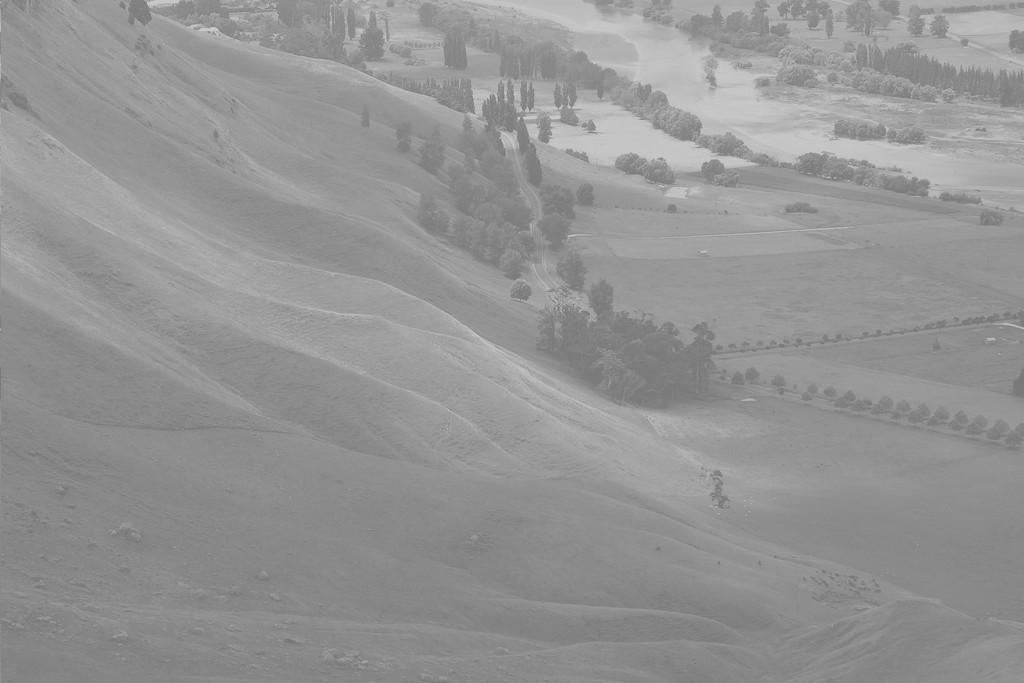
#> input picture exercises/images/valley.jpg, 1024 x 683 px
$ jupyter execute --allow-errors image_intensity_transformations.ipynb
#> lines starting #> are read from the running program, lines starting #| are printed output that depends on the picture; after the words box and inside, x2 and y2 are one past the last pixel; in counts of white or black regions, pixels touching at a corner belong together
# Image Intensity Transformation

*image preprocessing*, *histogram equalization*, *thresholding*

**Problem**

We want to transfrom the intensity of a given image by implement two methods.

**Method**

Histogram equalization is a method in image proceessing for contrast adjustment using the image histogram. It provides better quality of images without loss of any information. The idea is to transform the cdf of the intensity histogram into linear, uniform histogram. By doing so, the most frequent intensity values are streched out. Thus, areas of lower local contrast gains a higher contrast.

The method consists of:

1. Compute probability density function (pdf) of the image using histogram.
2. Compute cumulative distribution function (cdf).
3. Find transform: T= \textit{floor}(255 * \textit{cdf})
4. Transform the image by replacing the gray levels of the original image with the new values you have found in step 3.

Another way is histogram streching. Contrast Stretching and Histogram Equalization have the same goal: making the images to use entire range of values available to them. During histogram equalization the overall shape of the histogram changes, whereas in histogram stretching the overall shape of histogram remains same.

[cell 1]
import numpy as np
import pandas as pd
from math import floor
import scipy.ndimage as ndi
from PIL import Image, ImageOps
from sklearn.cluster import k_means
import math
from matplotlib import pyplot as plt
import matplotlib
matplotlib.rcParams['figure.figsize'] = (6, 4)

[cell 2]
# kernels
kernels = {
    'Gaussian': 1/16 * np.array([[1, 2, 1], [2, 4, 2], [1, 2, 1]]),
    'Laplacian': np.array([[0, -1, 0], [-1, 4, -1], [0, -1, 0]]),
    'Denoise': 1/9 * np.array([[1, 1, 1], [1, 1, 1], [1, 1, 1]]),
    'Sharpen': np.array([[-1, -1, -1], [-1, 9, -1], [-1, -1, -1]]),
    'Sobel': np.array([[1, 2, 1],[ 0, 0, 0],[-1, -2, -1]] )/8,
    'Prewitt': np.array([[-1, 0, 1],[ -1, 0, 1],[-1, 0, 1]] )
}

[cell 3]
# original image
image = plt.imread('images/valley.jpg')
#> image is the input picture: shape (683, 1024); min 114, max 212, mean 148

[cell 4]
def enhanceImageContrast(image, method='equalizaion', lmb=None):

    # view image
#> called with method = 'equalizaion'
    plt.imshow(image, cmap='gray')
    plt.show()

    # compute histogram of image intensities
    fig, ax = plt.subplots(1, 2, figsize=(10,3))
    fig.suptitle('Original image')
    bins = np.arange(0, 256, 1, dtype=int)
    b, bins, patches = ax[0].hist(image.ravel(), bins=bins, density=True)
#> b = 255 values, max 0.0433 at index 137, min 0 at index 0, mean 0.00392; bins = 256 values from 0 to 255; patches = 255 items
    cdf = np.cumsum(np.concatenate((b, np.zeros((1,)))))
#> cdf = 256 values from 0 to 1
    ax[1].plot(bins, cdf)
    plt.show()
#> figure, not shown here; panel 1: tallest bar 0.0433 high, from x = 137 to 138; panel 2: curve peaks at x = 212, y = 1

    # transformation
    image_new = np.zeros(image.shape)

    if method == 'equalizaion':
        T = np.floor(255 * cdf)
#> T = 256 values from 0 to 255
        for x in range(image_new.shape[0]):
            for y in range(image_new.shape[1]):
                image_new[x,y] = T[image[x,y]]
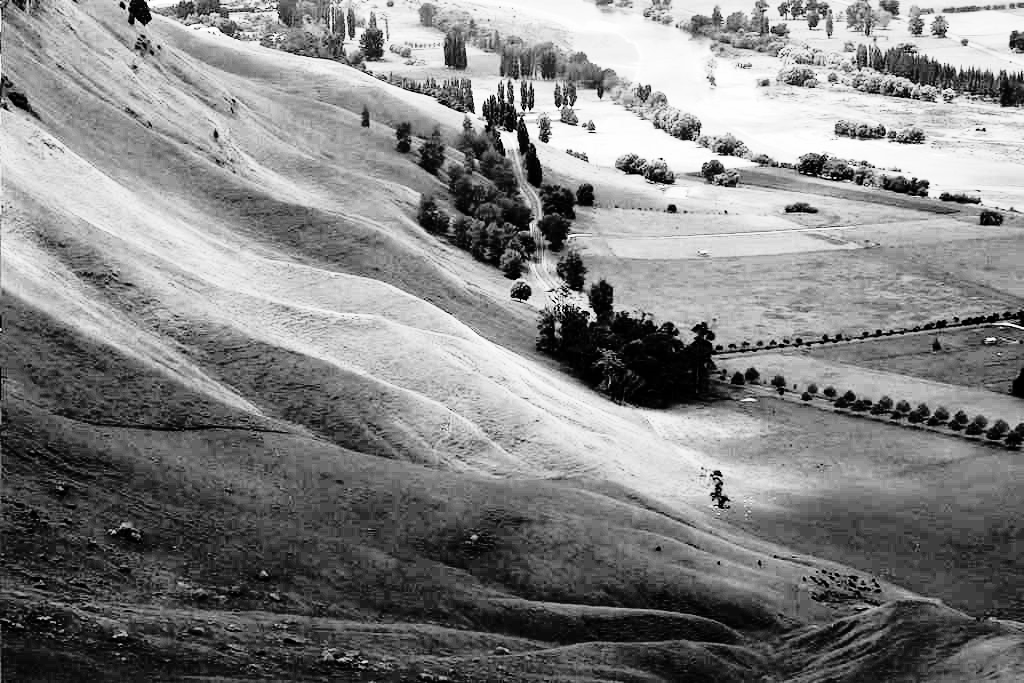
#> image_new: shape (683, 1024) float64; min 0, max 255, mean 130.1
    else:
        image_new = lmb * (image.astype(float) - np.min(image))/(np.max(image) - np.min(image))
        image_new = image_new.astype(int)

    plt.imshow(image_new, cmap='gray')
    plt.show()

    # view results
    fig, ax = plt.subplots(1, 2, figsize=(10,3))
    fig.suptitle('New image')
    bins = np.arange(0, 256, 1, dtype=int)
    b, bins, patches = ax[0].hist(image_new.ravel(), bins=bins, density=True)
#> b = 255 values, max 0.0433 at index 62, min 0 at index 4, mean 0.00392
    cdf = np.cumsum(np.concatenate((b, np.zeros((1,)))))
#> cdf = 256 values from 0.00232 to 1
    ax[1].plot(bins, cdf)
    plt.show()
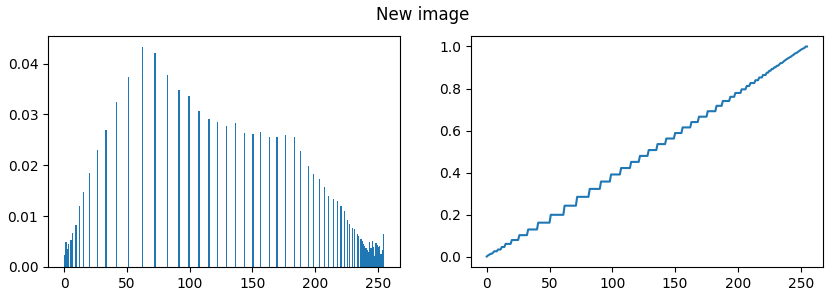
#> figure drawn by matplotlib, 2 panels; panel 1: tallest bar 0.0433 high, from x = 62 to 63; panel 2: curve peaks at x = 254, y = 1

### Method 1: Histogram equalization

[cell 5]
enhanceImageContrast(image, method='equalizaion')

### Method 2: Histogram streching

[cell 6]
enhanceImageContrast(image, method='streching', lmb=255)
#> call 2 of enhanceImageContrast, with method = 'streching', lmb = 255
#> in enhanceImageContrast (call 2), `b, bins, patches = ax[0].hist(image.ravel(), bins=bins, density=True)`: b = 255 values, max 0.0433 at index 137, min 0 at index 0, mean 0.00392
#> in enhanceImageContrast (call 2), `cdf = np.cumsum(np.concatenate((b, np.zeros((1,)))))`: cdf = 256 values from 0 to 1
#> in enhanceImageContrast (call 2), `image_new = lmb * (image.astype(float) - np.min(image))/(np.max(image)..`:
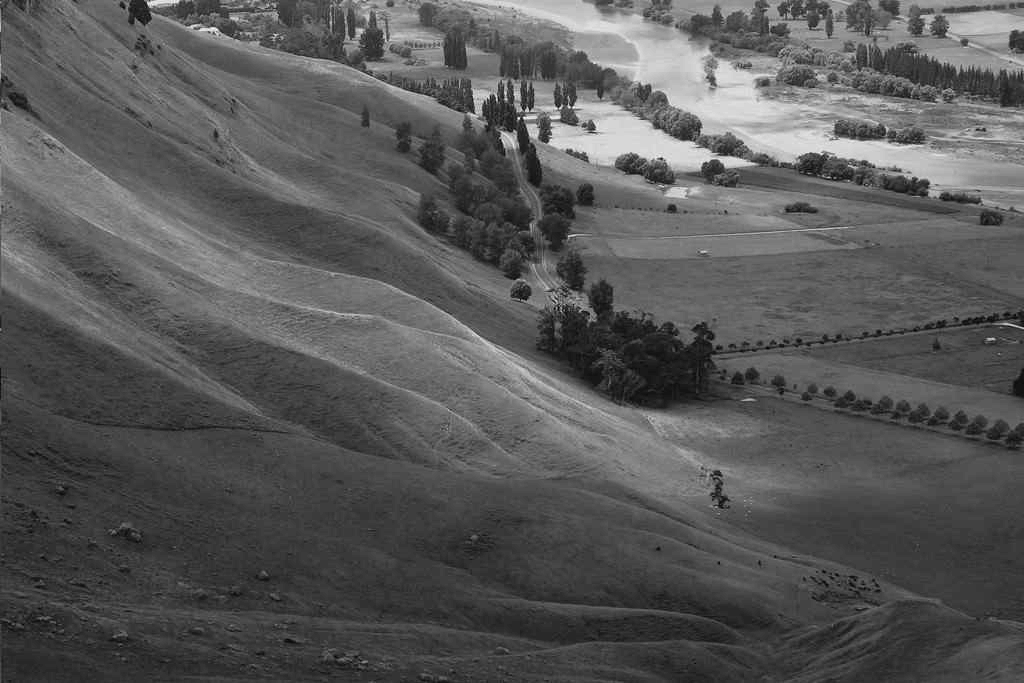
#> image_new: shape (683, 1024) float64; min 0, max 255, mean 88.5
#> in enhanceImageContrast (call 2), `b, bins, patches = ax[0].hist(image_new.ravel(), bins=bins, density=Tr..`: b = 255 values, max 0.0433 at index 59, min 0 at index 1, mean 0.00392
#> in enhanceImageContrast (call 2), `cdf = np.cumsum(np.concatenate((b, np.zeros((1,)))))`: cdf = 256 values from 2.86e-06 to 1

# Other transformations

Given an image, we will apply the following transformations:
1. Linear transformation: obtains the negative image, i.e. bright regions become dark, and dark regions become bright.
2. Log-transformation: expands the dark pixels in the image while compressing the brighter pixels
3. Thresholding: converts the image to black and white using a pre-defined threhsold for black or white
4. Histogram shift: changes the brightness of the image
5. Histogram stretch: stretches the histogram of the image so that it has contrast equivalent to lambda

[cell 7]
# read and show the image
image = Image.open('images/horse1-2.jpg')    # Open image as PIL image object
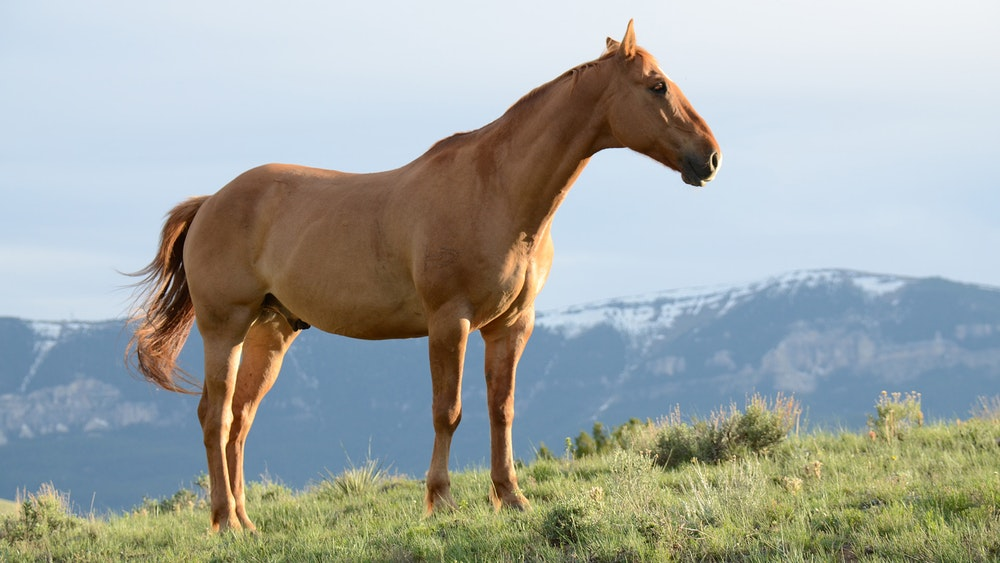
#> input picture exercises/images/horse1-2.jpg, 1000 x 563 px
#> image is the input picture: PIL image 1000x563 RGB; mean R, G, B 162.4, 167.7, 163.2
image

[cell 8]
# resize
print("Original size:", np.asarray(image).shape)
#| Original size: (563, 1000, 3)
image_resized = image.resize((np.array(image.size)/3).astype(int))
print("New size:", np.asarray(image_resized).shape)
#| New size: (187, 333, 3)
image_resized

[cell 9]
# convert to gray image
image_gray = image_resized.convert('L')
image_gray

[cell 10]
# convert to gray image
image_bw = image_gray.point(lambda x: 0 if x<128 else 255, '1')
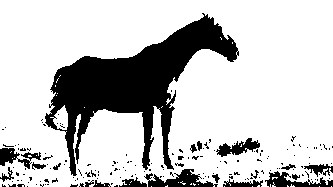
#> image_bw: PIL image 333x187 1; 77.7% white; 167 black regions (147 under 20 px), largest, box (x1, y1, x2, y2) and area: (45, 13, 239, 176) 10467, (144, 169, 218, 187) 634, (265, 171, 333, 187) 479
image_bw

[cell 11]
# histogram of the gray image
bins = np.arange(0, 256, 1, dtype=int)
b, bins, patches = plt.hist(np.asarray(image_gray).ravel(), bins=bins, density=True)
#> b = 255 values, max 0.0367 at index 218, min 0 at index 0, mean 0.00392; bins = 256 values from 0 to 255; patches = 255 items
plt.title("Histogram of the gray image")
plt.show()
#> figure, not shown here; tallest bar 0.0367 high, from x = 218 to 219

The histogram of the gray image is tri-modal, so there seems to be three dominant colors.

[cell 12]
# linear transformation
t = np.asarray(image_gray)
t = 255 - t
Image.fromarray(t.astype('uint8'))

[cell 13]
# log transformation
c = 20
t = c * np.log(np.asarray(image_gray) + 1)
Image.fromarray(t.astype('uint8'))

[cell 14]
# log transformation
c = 40
t = c * np.log(np.asarray(image_gray) + 1)
Image.fromarray(t.astype('uint8'))

[cell 15]
# thresholding
thd = 100
t = image_gray.copy()
t.point(lambda x: 0 if x<thd else 255, '1')

[cell 16]
# thresholding
thd = 150
t = image_gray.copy()
t.point(lambda x: 0 if x<thd else 255, '1')

[cell 17]
# histogram shift
l, u, s = 25, 225, 50
t = np.asarray(image_gray).astype(float)
t = np.maximum(np.minimum(t + s, u), l)
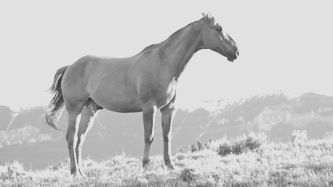
#> t: shape (187, 333) float64; min 56, max 225, mean 195.7
#plt.imshow(t, cmap="gray")
Image.fromarray(t.astype('uint8'))
#plt.show()

[cell 18]
# shifted histogram
bins = np.arange(0, 256, 1, dtype=int)
#b, bins, patches = plt.hist(np.asarray(image_gray).ravel(), bins=bins, density=True)
b, bins, patches = plt.hist(t.ravel(), bins=bins, density=True)
#> b = 255 values, max 0.447 at index 225, min 0 at index 0, mean 0.00392
plt.title("Histogram of the shifted image")
plt.ylim(0,0.035)
plt.show()
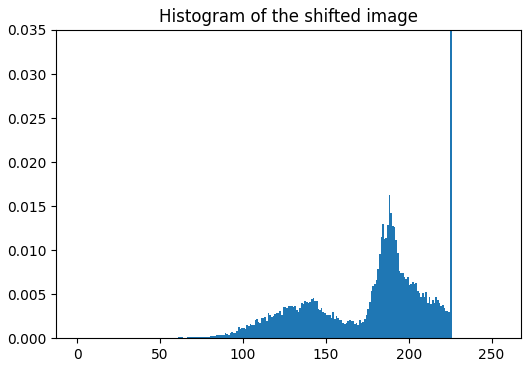
#> figure drawn by matplotlib, 1 panel; tallest bar 0.447 high, from x = 225 to 226

[cell 19]
# histogram stretch
lmb = 200
t = np.asarray(image_gray)
print("Contrast of original image:", np.max(t) - np.min(t))
#| Contrast of original image: 242
t = lmb * (t.astype(float) - np.min(t))/(np.max(t) - np.min(t))
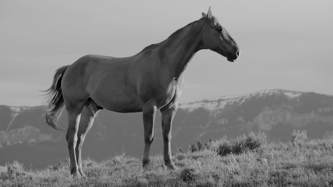
#> t: shape (187, 333) float64; min 0, max 200, mean 131.9
print("Contrast of transformed image:", int(np.max(t) - np.min(t)))
#| Contrast of transformed image: 200
Image.fromarray(t.astype('uint8'))

[cell 20]
# create a noisy image
mean, var = 0, 100
t = np.asarray(image_gray) + np.random.normal(mean, math.sqrt(100))
Image.fromarray(t.astype('uint8'))
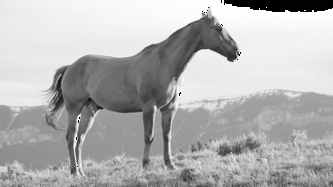
#> Out: PIL image 333x187 L; min 0, max 255, mean 178.2

#> (a cell that did not finish here is left out)

[cell 22]
# sharpen the color image
t = np.asarray(image_resized)
ts = np.zeros(t.shape)
for i in range(3):
    ts[:,:,i] = ndi.convolve(t[:,:,i], kernels['Sharpen'])
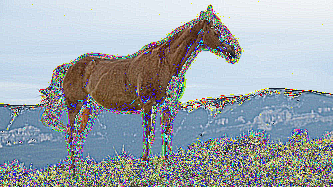
#> ts: shape (187, 333, 3) float64; mean R, G, B 155.4, 163.5, 170.3
Image.fromarray(ts.astype('uint8'))
